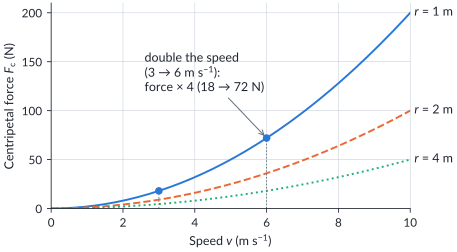

This figure's Python source:
"""Sample figure: centripetal force against speed for three radii (m = 2.0 kg).

Run:  python3 -I src/common/figures/sample_force_speed.py
Makes sample_force_speed.pdf next to this script.
"""
import sys
import pathlib

sys.dont_write_bytecode = True                            # keep source folders clean
HERE = pathlib.Path(__file__).resolve().parent
sys.path.insert(0, str(HERE.parents[1] / "common"))      # src/common
import hscplot                                            # noqa: E402

import numpy as np                                        # noqa: E402

m = 2.0                                  # kg
v = np.linspace(0, 10, 201)              # m/s
radii = [1.0, 2.0, 4.0]                  # m

fig, ax = hscplot.figure(width_mm=118, height_mm=68)
for i, r in enumerate(radii):
    F = m * v**2 / r
    ax.plot(v, F, **hscplot.series(i))
    hscplot.label_end(ax, v[-1], F[-1], f"$r$ = {r:.0f} m", hscplot.SERIES[i])

# doubling the speed on the r = 1 m curve: 3 m/s -> 6 m/s gives 18 N -> 72 N
for vv in (3.0, 6.0):
    FF = m * vv**2 / 1.0
    ax.plot([vv], [FF], marker="o", color=hscplot.SERIES[0], markersize=4.5, zorder=5)
    ax.plot([vv, vv], [0, FF], color=hscplot.MUTED, lw=0.6, ls=(0, (2, 2)))
ax.annotate("double the speed\n(3 → 6 m s$^{-1}$):\nforce × 4 (18 → 72 N)",
            xy=(6.0, 72), xytext=(2.6, 120), color=hscplot.INK,
            arrowprops=dict(arrowstyle="->", color=hscplot.MUTED, lw=0.7))

ax.set_xlim(0, 10)
ax.set_ylim(0, 210)
ax.set_xlabel("Speed $v$ (m s$^{-1}$)")
ax.set_ylabel("Centripetal force $F_\\mathrm{c}$ (N)")
hscplot.save(fig, __file__)
